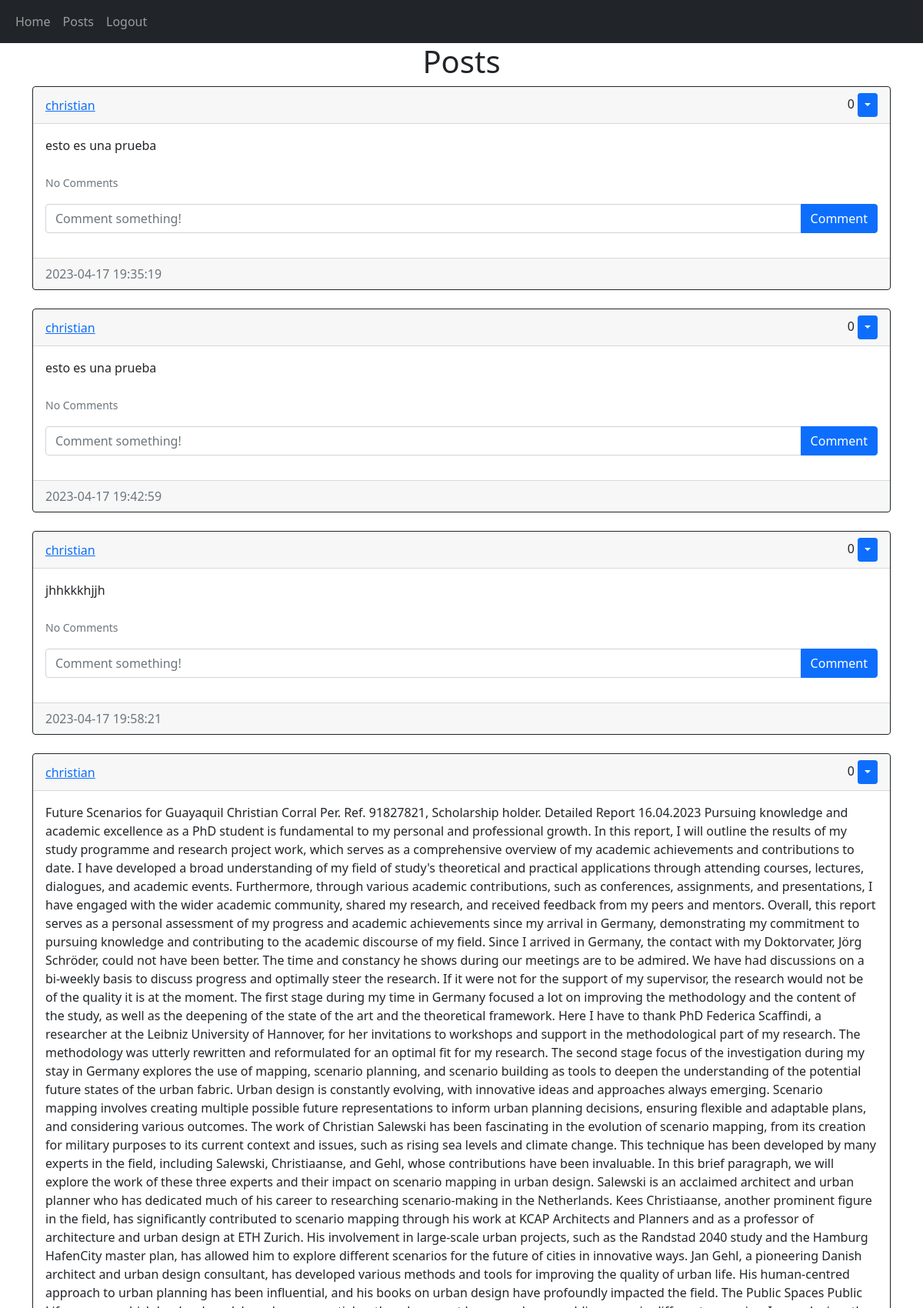
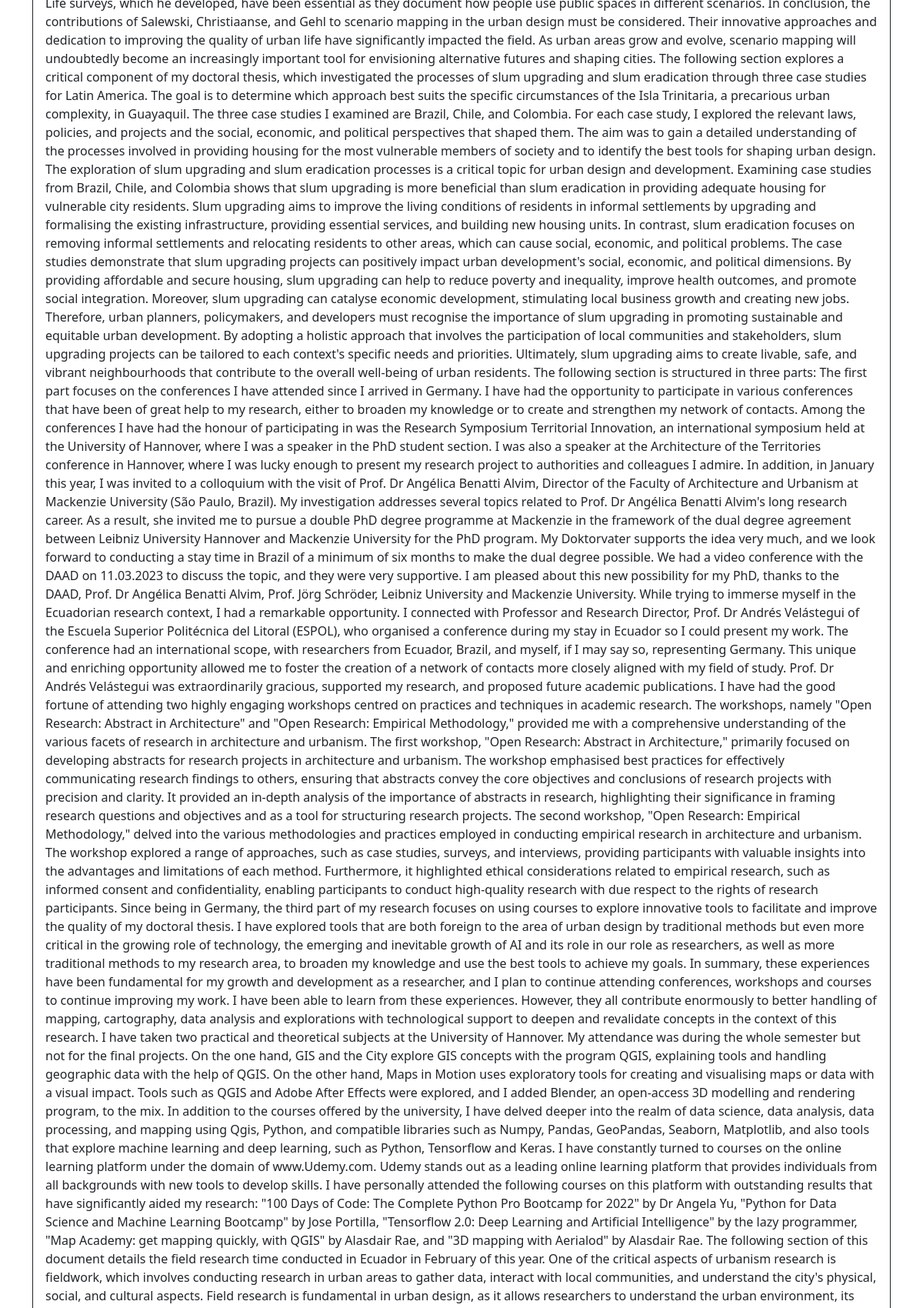
Screenshot of /home (signed in, upper part) with the database file from the repository (2 pictures, top to bottom).
### website/models.py (models this page shows)
class Post(db.Model):
    id = db.Column(db.Integer, primary_key=True)
    text = db.Column(db.Text, nullable=False)
    date_created = db.Column(db.DateTime(timezone=True), default=func.now())
    author = db.Column(db.Integer, db.ForeignKey(
        'user.id', ondelete="CASCADE"), nullable=False)
    comments = db.relationship('Comment', backref='post', passive_deletes=True)
    likes = db.relationship('Like', backref='post', passive_deletes=True)

class User(db.Model, UserMixin):
    id = db.Column(db.Integer, primary_key=True)
    email = db.Column(db.String(150), unique=True)
    username = db.Column(db.String(150), unique=True)
    password = db.Column(db.String(150))
    date_created = db.Column(db.DateTime(timezone=True), default=func.now())
    posts = db.relationship('Post', backref='user', passive_deletes=True)
    comments = db.relationship('Comment', backref='user', passive_deletes=True)
    likes = db.relationship('Like', backref='user', passive_deletes=True)

### website/views.py (the view)
@views.route("/")
@views.route("/home")
@login_required
def home():
    posts = Post.query.all()
    return render_template("home.html", user=current_user, posts=posts)

### website/__init__.py (called while the page is built)
def create_app():
    app = Flask(__name__)
    app.config['SECRET_KEY'] = "helloworld"
    app.config['SQLALCHEMY_DATABASE_URI'] = f'sqlite:///{DB_NAME}'
    db.init_app(app)
    from .views import views
    from .auth import auth
    app.register_blueprint(views, url_prefix="/")
    app.register_blueprint(auth, url_prefix="/")
    from .models import User, Post
    create_database(app)
    login_manager = LoginManager()
    login_manager.login_view = "auth.login"
    login_manager.init_app(app)
    @login_manager.user_loader
    def load_user(id):
        return User.query.get(int(id))
    return app

### website/templates/home.html (shortened to what this page needs)
{% extends "posts_div.html" %}

### website/templates/posts_div.html (shortened to what this page needs)
{% extends "base.html" %} {% block title %}Home{% endblock %} {% block content
    %}
    <h1 align="center">{% block header %}Posts{% endblock %}</h1>
    <div id="posts">
      {% for post in posts %}
      <div class="card border-dark">
        <div class="card-header d-flex justify-content-between align-items-center">
          <a href="/posts/{{post.user.username}}">{{post.user.username}}</a>
          <div>
            <span id="likes-count-{{post.id}}">
            {{ post.likes|length }}</span>
             {% if user.id == post.author %}
            <div class="btn-group">
              <button
                type="button"
                class="btn btn-sm btn-primary dropdown-toggle"
                data-bs-toggle="dropdown"
              ></button>
            </div>
            {% endif %}
          </div>
        </div>
        <div class="card-body">
          <div class="card-text">{{post.text}}</div>
          <br />
          <p class="card-text">
            {% if post.comments|length > 0 %}
            <a data-bs-toggle="collapse" href="#comments-{{post.id}}" role="button">
              <small>View {{post.comments|length}} Comments</small>
            </a>
            {% else %}
            <small class="text-muted">No Comments</small>
            {% endif %}
          </p>
          <form
            class="input-group mb-3"
            method="POST"
            action="/create-comment/{{post.id}}"
          >
            <input
              type="text"
              id="text"
              name="text"
              class="form-control"
              placeholder="Comment something!"
            />
            <button type="submit" class="btn btn-primary">Comment</button>
          </form>
        </div>
        <div class="card-footer text-muted">{{post.date_created}}</div>
      </div>
      <br/ > {% endfor %}
    </div>
     {% endblock %}

### website/templates/base.html (shortened to what this page needs)
<!DOCTYPE html>
<html lang="en">
  <head>
    <link
      href="https://cdn.jsdelivr.net/npm/bootstrap@5.0.2/dist/css/bootstrap.min.css"
      rel="stylesheet"
    />
  </head>
  <body>
    <nav class="navbar navbar-expand-lg navbar-dark bg-dark">
      <div class="container-fluid">
        <div class="collapse navbar-collapse" id="navbar">
          <div class="navbar-nav">
            <a class="nav-item nav-link" href="/home">Home</a>
            <a class="nav-item nav-link" href="/home">Posts</a>
            {% if user.is_authenticated %}
            <a class="nav-item nav-link" href="/logout">Logout</a>
            {% else %}
            <a class="nav-item nav-link" href="/login">Login</a>
            <a class="nav-item nav-link" href="/sign-up">Sign Up</a>
            {% endif %}
          </div>
        </div>
      </div>
    </nav>
    <div class="container">{% block content %}{% endblock %}</div>
  </body>
</html>

### rows the page displays
Post: user.username "christian", likes|length "0", text "esto es una prueba", shows "No Comments", date_created "2023-04-17 19:35:19"
Post: user.username "christian", likes|length "0", text "esto es una prueba", shows "No Comments", date_created "2023-04-17 19:42:59"
Post: user.username "christian", likes|length "0", text "jhhkkkhjjh", shows "No Comments", date_created "2023-04-17 19:58:21"
Post: user.username "christian", likes|length "0"
